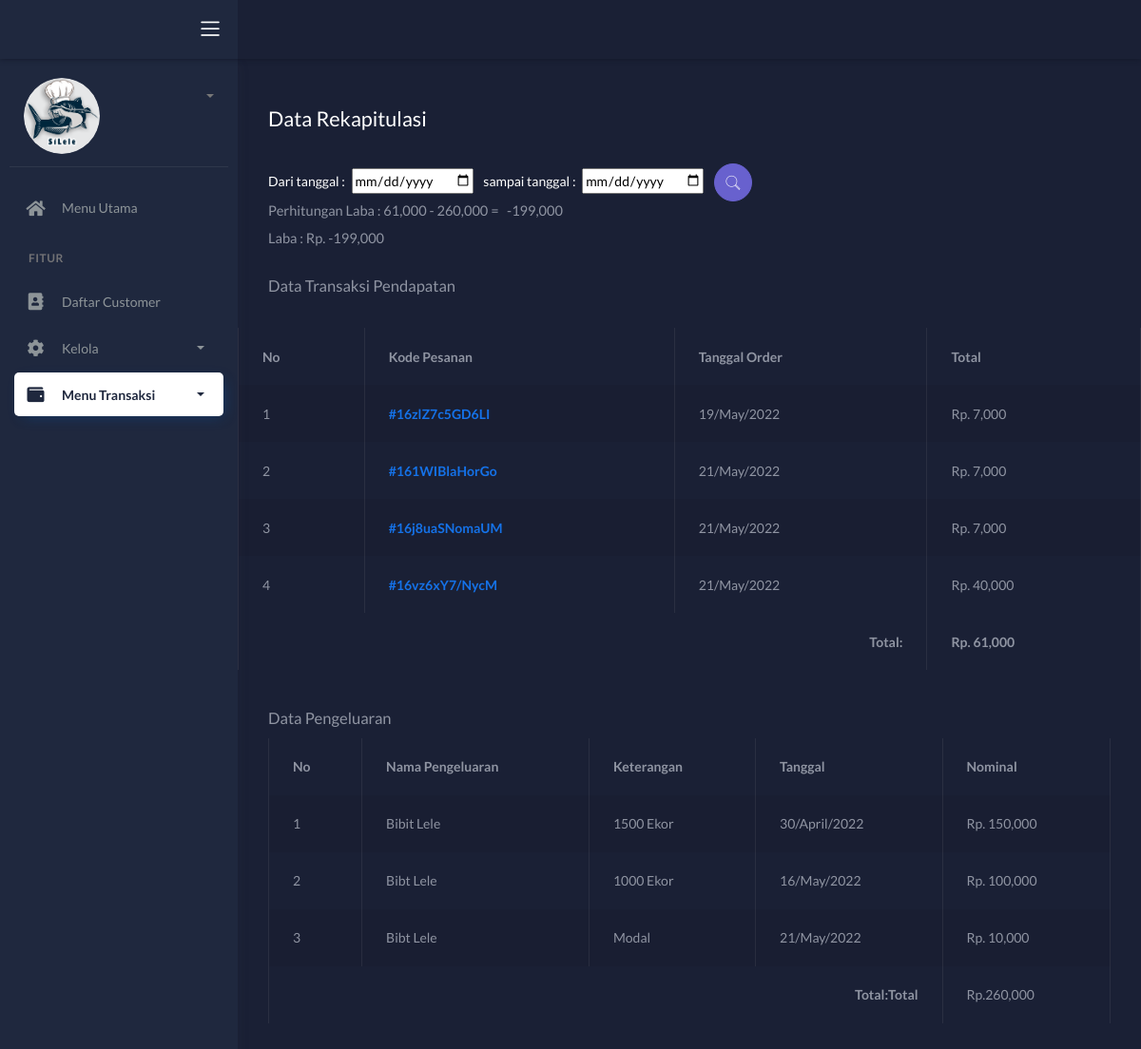
The app's page /admin/menu_transaksi/rekapitulasi/index.php, older data.
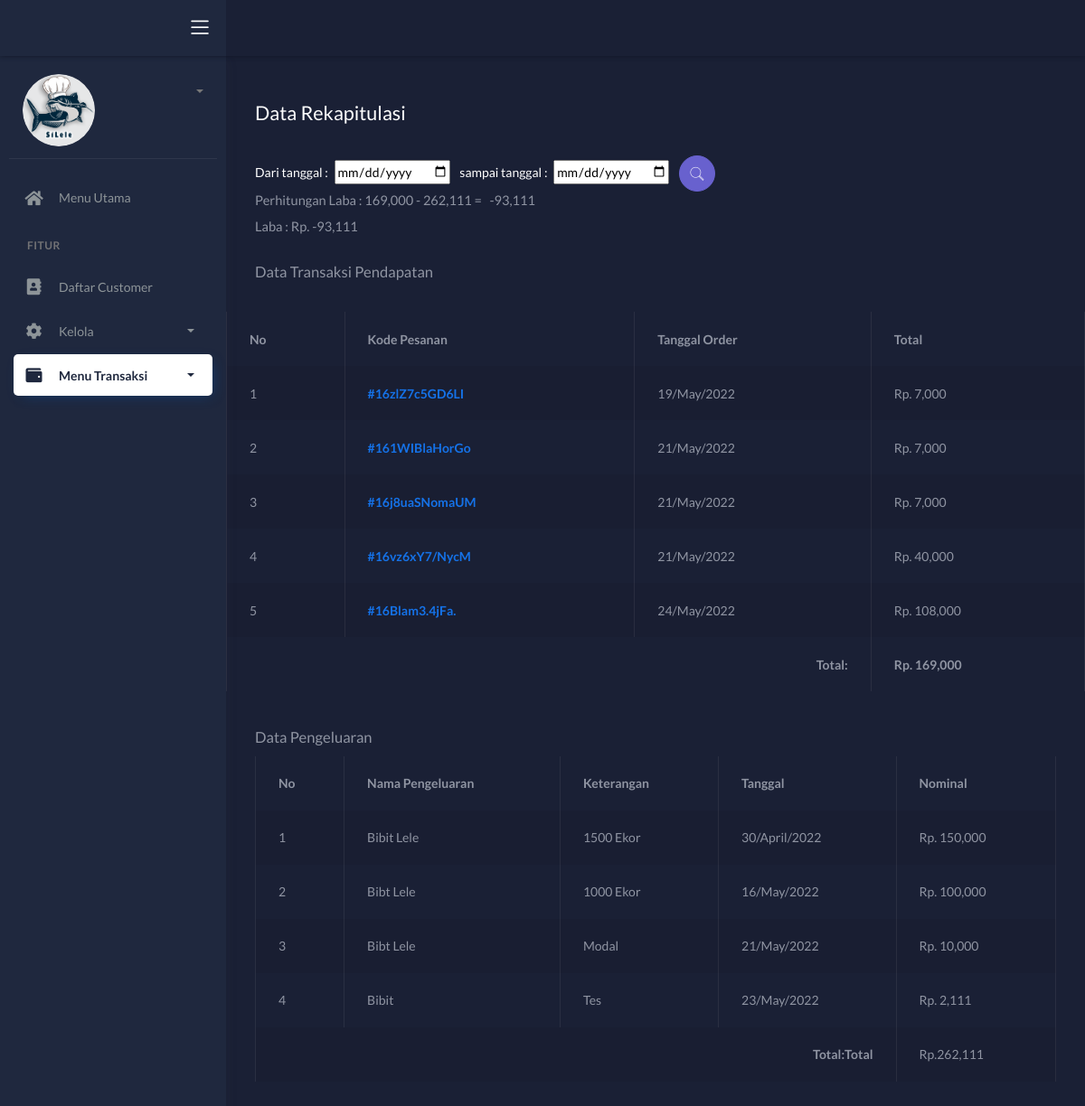
The same page, newer data.
### tables this page shows
CREATE TABLE `cart` (
  `idcart` int(11) NOT NULL,
  `orderid` varchar(225) NOT NULL,
  `id_pelanggan` int(11) NOT NULL,
  `tanggal` timestamp NOT NULL DEFAULT current_timestamp() ON UPDATE current_timestamp(),
  `status` varchar(225) NOT NULL DEFAULT 'order'
);

CREATE TABLE `pengeluaran` (
  `id_pengeluaran` int(11) NOT NULL,
  `nama_pengeluaran` varchar(225) NOT NULL,
  `keterangan` varchar(255) NOT NULL,
  `tanggal` date NOT NULL,
  `nominal` int(11) NOT NULL
);

### admin/menu_transaksi/rekapitulasi/index.php (the view, shortened to what the changed rows need)
<?php
	include '../../../koneksi.php';
?>
<!DOCTYPE html>
<html lang="en">
<head>
	<link rel="stylesheet" href="../../../assets/css/bootstrap.min.css">
	<link rel="stylesheet" href="../../../assets/css/atlantis.min.css">
	<link rel="stylesheet" href="../../../assets/css/demo.css">
</head>
<body data-background-color="dark">
	<div class="wrapper">
		<div class="main-panel">
			<div class="content">
				<div class="page-inner">
						<h2 class="text-white pb-2">Data Rekapitulasi</h2>
						<div class="row mt-4">
							<div class="col">
							</div>
						</div>
						<?php
															if (isset($_POST['filter_tgl'])) {
													$mulai = $_POST['tgl_mulai'];
													$selesai = $_POST['tgl_selesai'];
													if ($mulai!=null || $selesai!=null) {
														$ambildata = mysqli_query($koneksi,"select * from detailorder d, produk p, cart c where c.orderid=d.orderid and d.id_produk=p.id_produk and status='Selesai' and tanggal BETWEEN '$mulai' and DATE_ADD('$selesai',interval 1 DAY) order by idcart DESC");
													}else {
														$ambildata = mysqli_query($koneksi,"select * from detailorder d, produk p, cart c where c.orderid=d.orderid and d.id_produk=p.id_produk and status='selesai'  order by c.idcart ASC ");
													}
												}else {
													$ambildata = mysqli_query($koneksi,"select * from detailorder d, produk p, cart c where c.orderid=d.orderid and d.id_produk=p.id_produk and status='selesai'  order by c.idcart ASC ");
												}
						$subtotal = 0;
						$su = 0;
						while($b=mysqli_fetch_array($ambildata)){
						$hrg = $b['harga'];
						$qtyy = $b['qty'];
						$totalharga = $hrg * $qtyy;
						$subtotal += $totalharga;
						if (isset($_POST['filter_tgl'])) {
							$mulai = $_POST['tgl_mulai'];
							$selesai = $_POST['tgl_selesai'];
							if ($mulai!=null || $selesai!=null) {
								$qw = mysqli_query($koneksi,"SELECT SUM(nominal)
								FROM pengeluaran WHERE tanggal BETWEEN '$mulai' and DATE_ADD('$selesai',interval 1 DAY)");
							}else {
								$qw = mysqli_query($koneksi,"SELECT SUM(nominal) FROM pengeluaran");
							}
						}else {
							$qw = mysqli_query($koneksi,"SELECT SUM(nominal) FROM pengeluaran");
						}
							while ($g=$qw-> fetch_assoc()){
								$su = $g['SUM(nominal)'];
								?>
						<?php
							}
						}
						?>
						<h5>Perhitungan Laba : <?php echo number_format($subtotal)?> - <?php echo number_format($su)?> = &nbsp;
						<?php echo number_format($subtotal - $su) ?></h5>
                        <h5>Laba : Rp. <?php echo number_format($subtotal - $su) ?></h5>
						<br>
                        <h4>Data Transaksi Pendapatan</h4>
					</div>
								<div class="panel panel-default">
									<div class="panel-body">
										<div class="table-responsive">
											<table class="table table-striped table-bordered table-hover" id="dataTables-example">
												<thead>
													<tr>
														<th>No</th>
														<th>Kode Pesanan</th>
														<th>Tanggal Order</th>
														<th>Total</th>
												</thead>
												<tbody>
                                                <?php
                                                $no = 1;
												if (isset($_POST['filter_tgl'])) {
													$mulai = $_POST['tgl_mulai'];
													$selesai = $_POST['tgl_selesai'];
													if ($mulai!=null || $selesai!=null) {
														$ambildata = mysqli_query($koneksi,"select * from cart where status='Selesai' and tanggal BETWEEN '$mulai' and DATE_ADD('$selesai',interval 1 DAY) order by idcart DESC");
													}else {
														$ambildata = mysqli_query($koneksi,"select * from cart where status='Selesai'");
													}
												}else {
													$ambildata = mysqli_query($koneksi,"select * from cart where  status='Selesai'");
												}
												while($r=mysqli_fetch_array($ambildata)){
											    $orderid = $r['orderid'];
                                                ?>
                                                <tr>
                                                <td><?= $no++ ?></td>
                                                <td><strong><a href="../transaksi/order.php?orderid=<?php echo $r['orderid'] ?>">#<?php echo $r['orderid'] ?></a></strong></td>
                                                <td><?php echo date('d/F/Y', strtotime($r['tanggal']))?></td>
                                                <td>Rp. <?php
                                                $result = mysqli_query($koneksi,"select sum(d.qty*p.harga) as count from detailorder d, produk p where orderid='$orderid' and p.id_produk=d.id_produk order by d.id_produk asc");
                                                $cekrow = mysqli_num_rows($result);
                                                $row = mysqli_fetch_assoc($result);
                                                $count = $row['count'];
                                                if ($cekrow > 0) {
                                                    echo number_format($count);
                                                }else {
                                                    echo "no data";
                                                } ?></td>
                                                </tr>
                                                <?php
                                                }
                                                ?>
                                                </tbody>
                                                <tfoot>
											<tr>
												<th colspan="3" style="text-align:right">Total:</th>
												<th>Rp.<?php
												if (isset($_POST['filter_tgl'])) {
													$mulai = $_POST['tgl_mulai'];
													$selesai = $_POST['tgl_selesai'];
													if ($mulai!=null || $selesai!=null) {
														$ambildata = mysqli_query($koneksi,"select * from detailorder d, produk p, cart c where c.orderid=d.orderid and d.id_produk=p.id_produk and status='Selesai' and tanggal BETWEEN '$mulai' and DATE_ADD('$selesai',interval 1 DAY) order by idcart DESC");
													}else {
														$ambildata = mysqli_query($koneksi,"select * from detailorder d, produk p, cart c where c.orderid=d.orderid and d.id_produk=p.id_produk and status='selesai'  order by c.idcart ASC ");
													}
												}else {
													$ambildata = mysqli_query($koneksi,"select * from detailorder d, produk p, cart c where c.orderid=d.orderid and d.id_produk=p.id_produk and status='selesai'  order by c.idcart ASC ");
												}
						$subtotal = 0;
						while($b=mysqli_fetch_array($ambildata)){
						$hrg = $b['harga'];
						$qtyy = $b['qty'];
						$totalharga = $hrg * $qtyy;
						$subtotal += $totalharga;
								?>
						<?php
						}
						?> <?php echo number_format($subtotal)?> </th>
											</tr>
										</tfoot>
										</table>
				<div class="page-inner">
								<div class="panel-body">
										<div class="table-responsive">
											<table class="table table-striped table-bordered table-hover" id="dataTables-example">
												<thead>
													<tr>
														<th>No</th>
														<th>Nama Pengeluaran</th>
                                                        <th>Keterangan</th>
														<th>Tanggal</th>
														<th>Nominal</th>
													</tr>
												</thead>
												<tbody>
                                                <?php
                                                $no = 1;
												if (isset($_POST['filter_tgl'])) {
													$mulai = $_POST['tgl_mulai'];
													$selesai = $_POST['tgl_selesai'];
													if ($mulai!=null || $selesai!=null) {
														$ambildata = mysqli_query($koneksi,"select * from pengeluaran where tanggal BETWEEN '$mulai' and DATE_ADD('$selesai',interval 1 DAY) ");
													}else {
														$ambildata = mysqli_query($koneksi,"select * from pengeluaran");
													}
												}else {
													$ambildata = mysqli_query($koneksi,"select * from pengeluaran");
												}
                                                while ($r = $ambildata->fetch_assoc()) {
                                                ?>
                                                <tr>
                                                <td><?= $no++ ?></td>
                                                <td><?= ucwords($r['nama_pengeluaran']) ?></td>
                                                <td><?= ucwords($r['keterangan']) ?></td>
                                                <td><?= date('d/F/Y', strtotime($r['tanggal'])) ?></td>
                                                <td>Rp. <?= number_format($r['nominal']) ?></td>
                                                </tr>
                                                <?php
                                                }
                                                ?>
                                        <th colspan="4" style="text-align:right">Total:Total</th>
                                        <?php
										if (isset($_POST['filter_tgl'])) {
											$mulai = $_POST['tgl_mulai'];
											$selesai = $_POST['tgl_selesai'];
											if ($mulai!=null || $selesai!=null) {
												$ambildata = mysqli_query($koneksi,"SELECT SUM(nominal)
												FROM pengeluaran WHERE tanggal BETWEEN '$mulai' and DATE_ADD('$selesai',interval 1 DAY)");
											}else {
												$ambildata = mysqli_query($koneksi,"SELECT SUM(nominal) FROM pengeluaran");
											}
										}else {
											$ambildata = mysqli_query($koneksi,"SELECT SUM(nominal) FROM pengeluaran");
										}
                                            while ($r=$ambildata-> fetch_assoc()){
                                                ?>
                                                <td><?php echo "Rp." . number_format($r['SUM(nominal)']) ;?></td>
                                    </tbody>
                                    <?php }
                                        ?>
                                </table>
										</div></div></div></div>
	</div>
</body>
</html>

Row changes from the older to the newer data that the page shows:
added cart: orderid "16Blam3.4jFa.", tanggal "24/May/2022", count "108,000"
added pengeluaran: nama_pengeluaran "Bibit", keterangan "Tes", tanggal "23/May/2022", nominal "2,111"
Text that changed along with them:
$subtotal: "61,000" → "169,000"
$su: "260,000" → "262,111"
$subtotal - $su: "-199,000" → "-93,111"
new list line: "Rp. 262,111"
list line gone: "Rp. 260,000"
